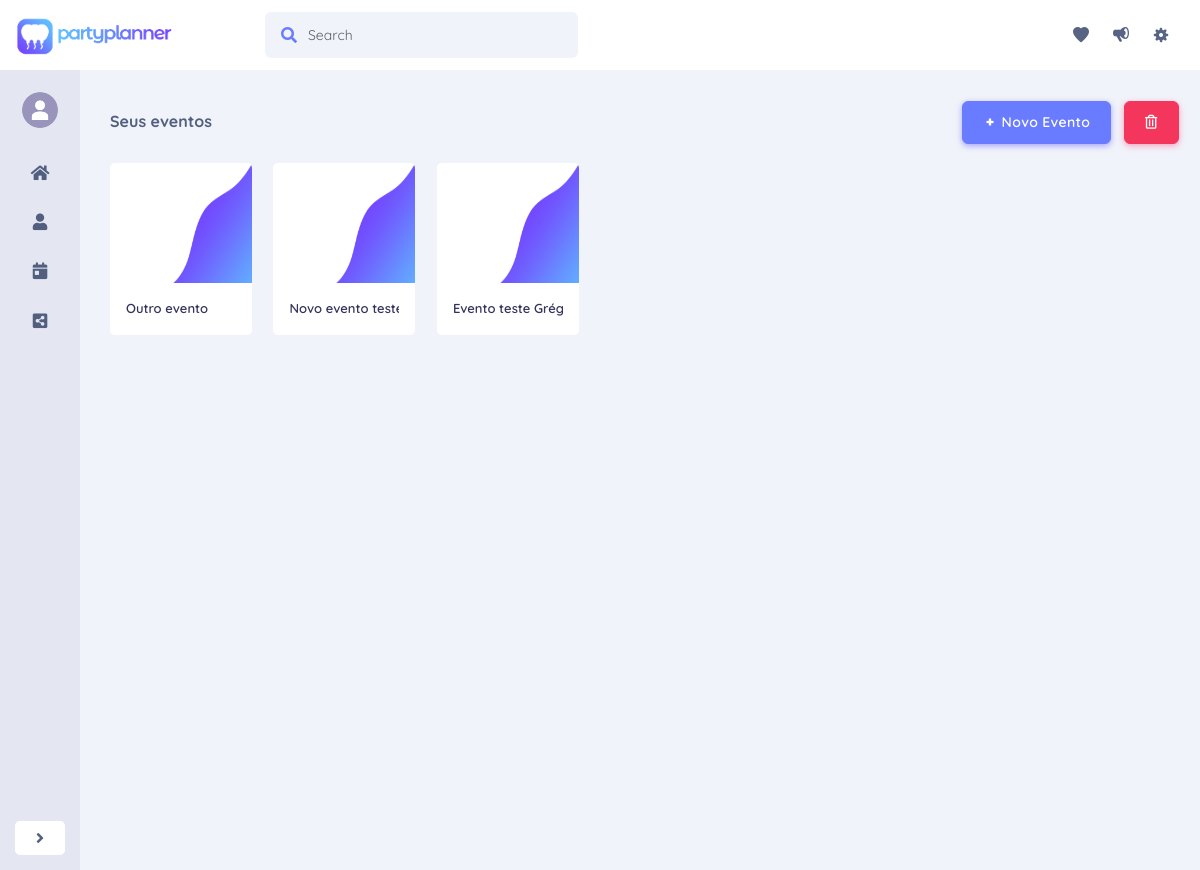
The page /view/lista_evento.php (signed in) on the database as committed earlier.
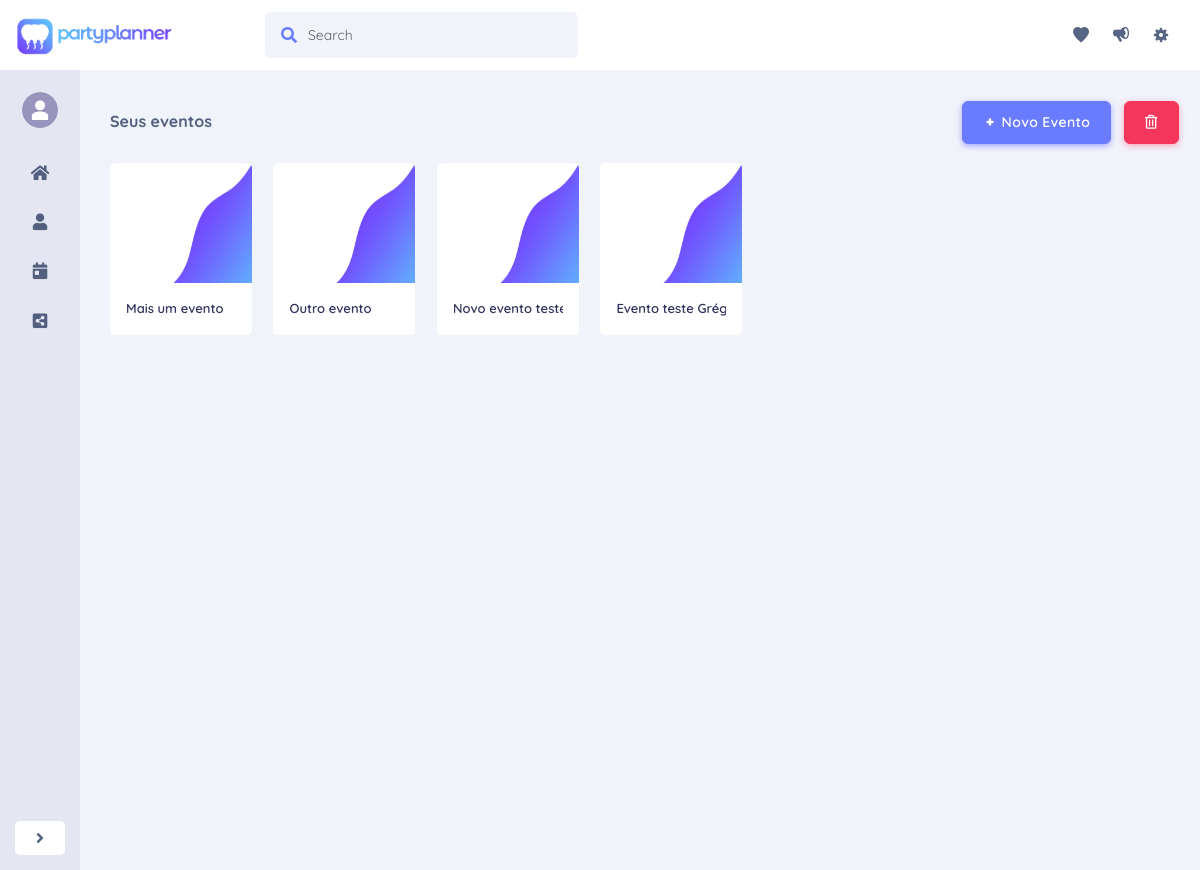
The same page on the database as committed later.
### tables this page shows
CREATE TABLE `eventos` (
  `id` bigint(20) UNSIGNED NOT NULL,
  `idUsuario` bigint(20) NOT NULL,
  `nome` varchar(191) NOT NULL,
  `descricao` varchar(300) DEFAULT NULL,
  `status` int(11) NOT NULL DEFAULT '0'
);

### autoload.php (called while the page is built, shortened)
<?php
function autoload($classe)
{
    $classe = lcfirst($classe);
    $classe2 = lcfirst(substr($classe, 0,8));
    $classe3 = lcfirst(substr($classe, 8));
    $classe4 = lcfirst(substr($classe, 0,6));
    $classe5 = lcfirst(substr($classe, 6));
    $classe6 = lcfirst(substr($classe, 8,6));
    $classe7 = lcfirst(substr($classe, 14));
}

### modelo/database.class.php (called while the page is built, shortened)
<?php
include_once '../autoload.php';
class Database{
    protected static $conn;
    private function __construct()
    {
        try
        {
            self::$conn = new PDO("mysql:host=". Config::HOST_NAME."; dbname=".Config::DATABASE_NAME, Config::DATABASE_USER_NAME, Config::DATABASE_PASSWORD);
            self::$conn->setAttribute(PDO::ATTR_ERRMODE, PDO::ERRMODE_EXCEPTION);
            self::$conn->exec('SET NAMES utf8');
        }
        catch (PDOException $e)
        {
            $email = new Email();
            die("Connection Error: " . $e->getMessage());
        }
    }
    public static function conectar()
    {
        return self::$conn;
    }
}

### controle/controle.evento.class.php (called while the page is built, shortened)
<?php
class ControleEvento extends ControleBase {
    private $evento;
    public function __construct() {
        $this->evento = new Evento();
    }
    public function controleAcao($acao,$param=null,$param2=null){
        switch ($acao) {
            default:
                return parent::controleAcao($acao,$param,$param2);
                break;
        }
    }
    protected function listarTodos($param=null, $param2){
        return $this->evento->listarTodos($param, $param2);
    }
}

### modelo/evento.class.php (called while the page is built, shortened)
<?php
class Evento implements IBaseModelo{
    private $id;
    private $nome;
    private $conn;
    public function getId() {
        return $this->id;
    }
    public function getNome() {
        return $this->nome;
    }
    public function __construct() {
        $this->conn = Database::conectar();
    }
    public function listarTodos($nome=null, $idUsuario){
        try{
            if(!is_null($nome)){
                $query="SELECT id,nome FROM eventos WHERE idUsuario = :idUsuario AND nome LIKE :nome";
            }else{
                $query="SELECT id,nome FROM eventos WHERE idUsuario = :idUsuario";
            }
            $this->stmt= $this->conn->prepare($query);
            if(!is_null($nome))$this->stmt->bindValue(':nome', '%'.$nome.'%', PDO::PARAM_STR);
            if(!is_null($idUsuario))$this->stmt->bindValue(':idUsuario', $idUsuario, PDO::PARAM_STR);
            if($this->stmt->execute()){
                $eventos = $this->stmt->fetchAll(PDO::FETCH_CLASS,"Evento");
            }
            return $eventos;
        } catch(PDOException $e) {
            echo "<div class='alert alert-danger'>".$e->getMessage()."</div>";
            return null;
        }
    }
}

### controle/controle.base.class.php (called while the page is built, shortened)
<?php
abstract class ControleBase {
    public function controleAcao($acao,$param=null, $param2=null) {
        switch ($acao) {
             case "listarTodos":
                return $this->listarTodos($param, $param2);
                break;
        }
    }
}
?>

### view/lista_evento.php (the view, shortened to what this page needs)
<?php
	include_once '../autoload.php';
	$eventoControle = new ControleEvento();
	$eventos = array();
	if(isset($_GET['procure'])){
		$eventos = $eventoControle->controleAcao("listarTodos", $_GET['procure'], $_SESSION['id']);
	}else{
		$eventos = $eventoControle->controleAcao("listarTodos", '', $_SESSION['id']);
	}
?>
<!DOCTYPE html>
<html>
<?php include_once('include/head.php'); ?>
<body>
    <?php include_once('include/navbar.php'); ?>
    <div class="wrapper">
    	<?php include_once('include/sidebar.php'); ?>
    	<div id="page">
			<div class="filtros float-right simple-margin-right">
				 <button type="button" class="btn btn-primary btn-add" data-toggle="modal" data-target="#modal-form">
					<span class="circle btn-inner--icon"><i class="ni ni-fat-add"></i></span>
					<span class="btn-inner--text">Novo Evento</span>
				</button>
				<button type="button" class="btn btn-danger btn-add no-margin-right" data-toggle="modal" data-target="#modal-notification">
					<i class="far fa-trash-alt"></i>
				</button>
			</div>
			<div class="filtros">Seus eventos</div>
			<div id="eventos">
			<?php
				if(!empty($eventos)){
                    foreach (array_reverse($eventos) as $ev) {
                        echo "<div class='content co-15 photo'>
				<div class='card' data-id=".$ev->getId().">
				  <img class='card-img-top' src='img/brand/background.png' alt='Card image cap'>
				  <div class='card-body'>
				    <h5 class='card-title'>".$ev->getNome()."</h5>
				  </div>
				</div>
			</div>";
                    }
                }
            ?>
	  		</div>
		</div>
    </div>
</body>
</html>

### view/include/head.php (shortened to what this page needs)
<head>
<link rel="stylesheet" href="https://stackpath.bootstrapcdn.com/bootstrap/4.1.0/css/bootstrap.min.css">
    <link rel="stylesheet" href="https://use.fontawesome.com/releases/v5.8.1/css/all.css">
    <link rel="stylesheet" href="css/main.css">
    <link href="vendor/nucleo/css/nucleo.css" rel="stylesheet">
    <link href="vendor/@fortawesome/fontawesome-free/css/all.min.css" rel="stylesheet">
    <link type="text/css" href="css/argon.css?v=1.0.0" rel="stylesheet">
</head>

### view/include/navbar.php (shortened to what this page needs)
<div class="navigation bg-light">
	<nav class="navbar navbar-horizontal navbar-expand-lg">
		<div class="container container-menu">
			<a class="navbar-brand" href="home.php"><img src="img/brand/logo-padrao.png"/></a>
			<div class="collapse navbar-collapse" id="navbar-default">
				<form class="navbar-search navbar-search-light form-inline mr-3 d-none d-md-flex ml-lg-auto">
				  <div class="form-group mb-0">
					<div class="input-group input-group-alternative">
					  <div class="input-group-prepend">
						<span class="input-group-text"><i class="fas fa-search"></i></span>
					  </div>
					  <input class="form-control" placeholder="Search" type="text">
					</div>
				  </div>
				</form>
				<ul class="navbar-nav ml-lg-auto">
					<li class="nav-item">
						<a class="nav-link nav-link-icon" href="#">
							<i class="ni ni-favourite-28"></i>
						</a>
					</li>
					<li class="nav-item">
						<a class="nav-link nav-link-icon" href="">
							<i class="ni ni-notification-70"></i>
						</a>
					</li>
					<li class="nav-item dropdown">
						<a class="nav-link nav-link-icon" href="" id="navbar-default_dropdown_1" role="button" data-toggle="dropdown" aria-haspopup="true" aria-expanded="false">
							<i class="ni ni-settings-gear-65"></i>
						</a>
					</li>
				</ul>
			</div>
		</div>
	</nav>
</div>

### view/include/sidebar.php (shortened to what this page needs)
<nav id="sidebar" class="minimized">
				<button id="expandeMenu" class="btn-diferente">
                    	<i class="fas fa-angle-right"></i>
				</button>
            <div class="sidebar-header">
				<div class="header-photo circle">
					<img src="img/fotosPerfil/noimage5.png"/>
				</div>
            </div>
            <ul class="list-unstyled components">
                <a href="home.php">
	                <li class="active">
	                    <i class="fas fa-home"></i><span>Página incial</span>
	                </li>
                </a>
                <a href="">
					<li>
                    	<i class="fas fa-user"></i><span>Seu perfil</span>
                	</li>
                </a>
				<a href="lista_evento.php">
					<li>
                    	<i class="fas fa-calendar-day"></i><span>Seus eventos</span>
                	</li>
                </a>
                <a href="">
					<li>
                    	<i class="fas fa-share-alt-square"></i><span>Compartilhados</span>
                	</li>
                </a>
            </ul>
        </nav>

### view/css/main.css (style rules this page uses)
.wrapper { display: flex; align-items: stretch; width: 100%; margin-left: auto; margin-right: auto; display: flex; align-items: stretch; }
html { height: 100%; }
body { font-family: 'Quicksand' !important; background-color: #f1f3fa !important; height: 100%; }
a, a:hover, a:focus { color: inherit; text-decoration: none; transition: all 0.1s; }
#sidebar { background: rgb(228, 231, 242); color: inherit; width: 83px; min-height: 100vh; }
#sidebar .sidebar-header { padding: 20px 20px 0px; height: 120px; background-size: 100% 100%; border-top-left-radius: 0.3rem; border-top-right-radius: 0.3rem; }
#sidebar .header-photo { width: 74px; height: 74px; margin: auto; padding: 2px; background-size: 100% 100%; }
#sidebar .header-photo img { width: 100%; height: 100%;; border-radius: 50px; margin: 0px; }
#sidebar ul.components { padding: 20px 0 0 0; font-size: .8rem; }
#sidebar ul li { padding: 15px 30px 15px 30px; font-size: 0.8rem; }
#sidebar ul > a { font-size: 1.1em; display: block; }
#sidebar ul > a i { font-size: 1em; margin-right: 13px; }
#sidebar.minimized { text-align: center; }
#sidebar.minimized .sidebar-header { height: auto; background: none; }
#sidebar.minimized .header-photo { width: 40px; height: 40px; position: relative; }
#sidebar.minimized .list-unstyled li { text-align: center; padding: 15px 25px 15px 25px; }
#sidebar.minimized .list-unstyled li i { font-size: 1.3em; margin-right: 0px; }
.navigation { width: 100%; }
.navbar ul { float: right; position: absolute; right: 15px; }
.bg-light { background-color: #fff !important; }
.navbar-brand img { width: 160px; }
.navbar-brand { margin-right: 90px !important; font-size: 1.3rem; font-weight: bold; color: #697cff !important; }
.navbar { width: 100%; padding: 0.5rem 15px !important; margin-left: auto; margin-right: auto; }
@media (min-width: 992px) { .navbar-expand-lg { height: 70px; } }
.container.container-menu { width: auto; padding-right: 0px !important; padding-left: 0px !important; margin-right: 0px !important; margin-left: 0px !important; }
#page { width: 100%; margin: 30px 0px 0px 30px; text-align: left; }
#page .content { display: inline-block; }
.content { background: #fff; border-radius: 0.3rem; margin-right: 2%; margin-bottom: 30px; float: left; box-sizing: border-box; padding: 10px 30px; line-height: 30px; }
.co-15 { width: 13%; }
.photo { padding: 0px !important; }
.btn-add { text-align: left !important; }
.btn-diferente { padding: 5px 21px; border: none; background-color: #fff; color: #525f7f; border-radius: 0.3rem; cursor: pointer; outline: none; }
#expandeMenu { position: fixed; left: 15px; bottom: 15px; }
.circle { border-radius: 50%; }
.filtros { margin: 0px 0px 20px 0px; font-weight: bold; line-height: 43px; }
.float-right { float: right; }
.simple-margin-right { margin-right: 2%; }
.no-margin-right { margin-right: 0px !important; }
.content .card .card-img-top { height: 15vh; }
.card-title { white-space: nowrap; overflow: hidden; }

Rows that differ between the two databases and show on the page:
added eventos: nome "Mais um evento"
